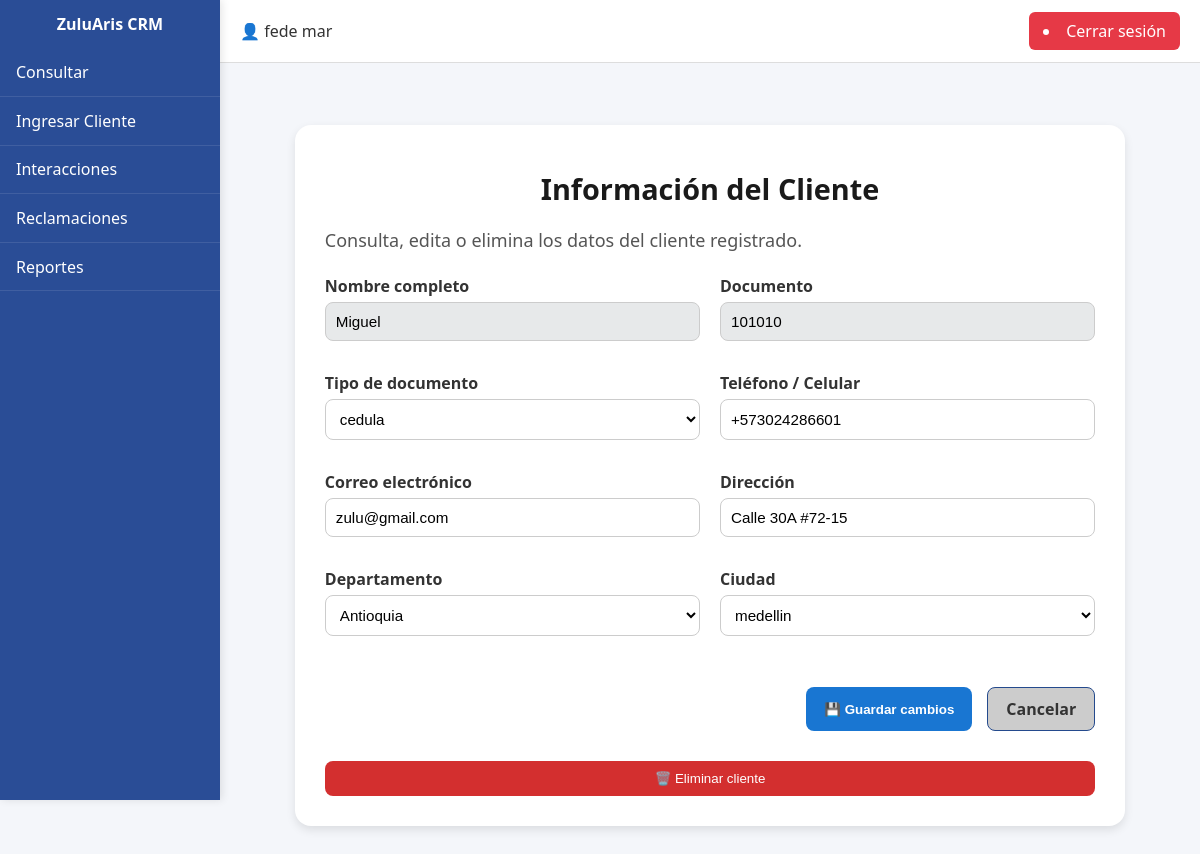
/clientes/101010/ (signed in), run on an earlier commit of the app's database.
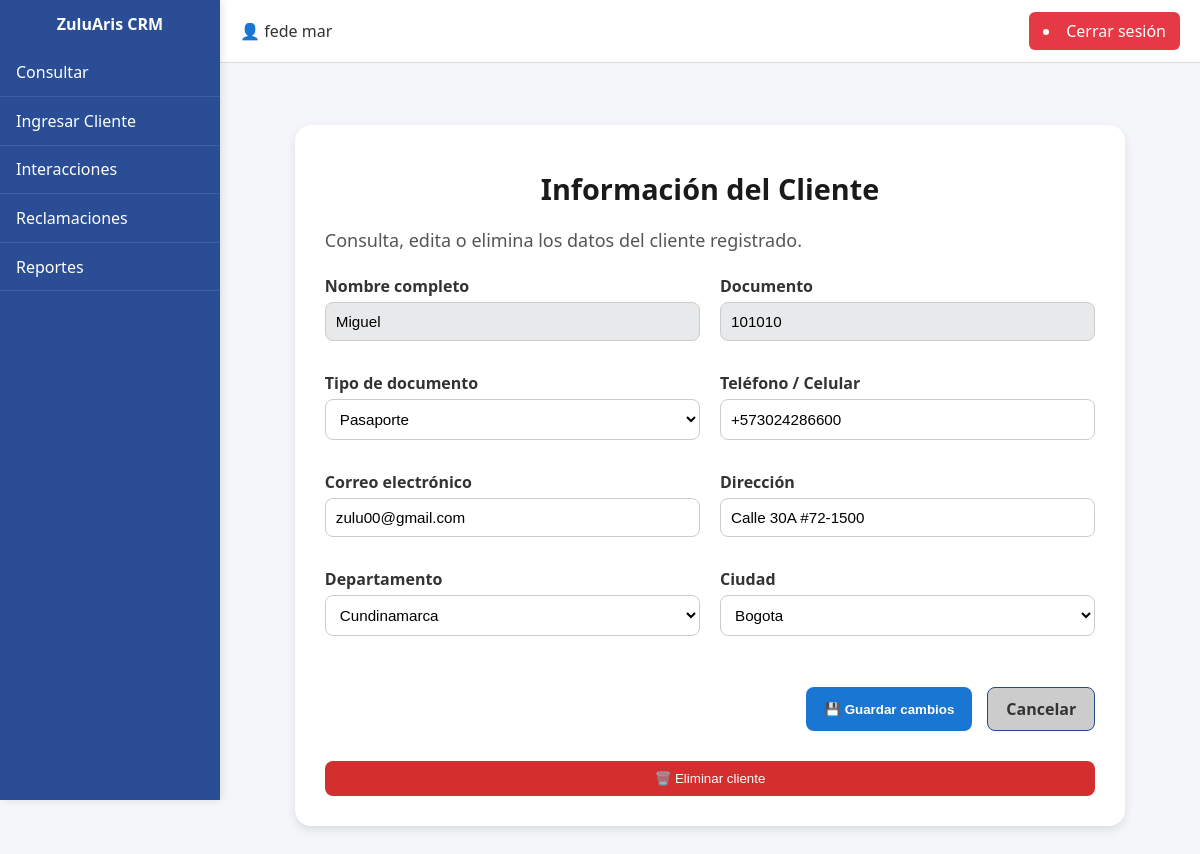
And on a later commit of the database.
### CRM/models.py (models this page shows)
class Clientes(models.Model):
    dni = models.CharField(max_length=50, primary_key=True)
    id_tipo_dni = models.ForeignKey(Tipo_DNI, on_delete=models.CASCADE)
    nombre = models.CharField(max_length=200)
    direccion = models.CharField(max_length=200, blank=True, null=True)
    id_ciudad = models.ForeignKey(Ciudades, on_delete=models.CASCADE)
    telefono = models.CharField(max_length=50, blank=True, null=True)
    celular = models.CharField(max_length=50)
    correo = models.EmailField(blank=True, null=True)
    asesor = models.ForeignKey("Usuarios", on_delete=models.SET_NULL, null=True, blank=True, related_name="clientes")
    class Meta:
        db_table = "clientes"

class Tipo_DNI(models.Model):
    id = models.AutoField(primary_key=True)
    nombre = models.CharField(max_length=50, unique=True)
    class Meta:
        db_table = "Tipo_DNI"

class Departamentos(models.Model):
    id = models.AutoField(primary_key=True)
    descripcion = models.CharField(max_length=50, unique=True)
    class Meta:
        db_table = "departamentos"

class Ciudades(models.Model):
    id = models.AutoField(primary_key=True)
    descripcion = models.CharField(max_length=50, unique=True)
    id_departamento = models.ForeignKey(Departamentos, on_delete=models.CASCADE)
    class Meta:
        db_table = "ciudades"

### CRM/views.py (the view, shortened to what this page needs)
# urls.py: path('clientes/<str:dni>/', CRM.views.detalle_cliente, name='detalle_cliente'),
def detalle_cliente(request, dni):
    if not request.user.is_authenticated:
        messages.error(request, "Debes iniciar sesión.")
        return redirect("/login")
    try:
        asesor = Usuarios.objects.get(user=request.user)
    except Usuarios.DoesNotExist:
        messages.error(request, "Tu perfil no está asociado correctamente.")
        return redirect("/")
    cliente = get_object_or_404(Clientes, dni=dni, asesor__empresa=asesor.empresa)
    poliza = Polizas.objects.filter(dni_cliente=cliente).order_by("-fecha_inicio").first()
    tipos_dni = Tipo_DNI.objects.all()
    departamentos = Departamentos.objects.all()
    ciudades = Ciudades.objects.filter(id_departamento=cliente.id_ciudad.id_departamento)
    context = {
        "cliente": cliente,
        "poliza": poliza,
        "tipos_dni": tipos_dni,
        "departamentos": departamentos,
        "ciudades": ciudades,
    }
    return render(request, "cliente_detalle.html", context)

### CRM/templates/cliente_detalle.html (shortened to what this page needs)
{% extends 'layout_panel.html' %}
{% load static %}
{% block content %}
<section class="detalle-cliente-container">
    <div class="detalle-cliente-card">
        <h2 class="titulo-seccion">Información del Cliente</h2>
        <p class="descripcion-seccion">Consulta, edita o elimina los datos del cliente registrado.</p>
        <form method="POST" class="formulario-cliente">
            <div class="grupo-doble">
                <div class="form-group">
                    <label for="nombre">Nombre completo</label>
                    <input type="text" name="nombre" id="nombre" value="{{ cliente.nombre }}" readonly style="background-color: #e7e9eaff;">
                </div>
                <div class="form-group">
                    <label for="dni">Documento</label>
                    <input type="text" name="dni" id="dni" value="{{ cliente.dni }}" readonly style="background-color: #e7e9eaff;">
                </div>
            </div>
            <div class="grupo-doble">
                <div class="form-group">
                    <label for="tipo_dni">Tipo de documento</label>
                    <select name="tipo_dni" id="tipo_dni" required>
                        {% for tipo in tipos_dni %}
                            <option value="{{ tipo.id }}" {% if cliente.id_tipo_dni.id == tipo.id %}selected{% endif %}>{{ tipo.nombre }}</option>
                        {% endfor %}
                    </select>
                </div>
                <div class="form-group">
                    <label for="telefono">Teléfono / Celular</label>
                    <input type="text" name="telefono" id="telefono" value="{{ cliente.celular }}">
                </div>
            </div>
            <div class="grupo-doble">
                <div class="form-group">
                    <label for="correo">Correo electrónico</label>
                    <input type="email" name="correo" id="correo" value="{{ cliente.correo|default:'' }}">
                </div>
                <div class="form-group">
                    <label for="direccion">Dirección</label>
                    <input type="text" name="direccion" id="direccion" value="{{ cliente.direccion|default:'' }}">
                </div>
            </div>
            <div class="grupo-doble">
                <div class="form-group">
                    <label for="departamento">Departamento</label>
                    <select name="departamento" id="departamento">
                        {% for dep in departamentos %}
                            <option value="{{ dep.id }}" {% if cliente.id_ciudad.id_departamento.id == dep.id %}selected{% endif %}>{{ dep.descripcion }}</option>
                        {% endfor %}
                    </select>
                </div>
                <div class="form-group">
                    <label for="ciudad">Ciudad</label>
                    <select name="ciudad" id="ciudad">
                        {% for c in ciudades %}
                            <option value="{{ c.id }}" {% if cliente.id_ciudad.id == c.id %}selected{% endif %}>{{ c.descripcion }}</option>
                        {% endfor %}
                    </select>
                </div>
            </div>
            <div class="acciones-formulario">
                <button type="submit" class="btn-guardar">💾 Guardar cambios</button>
                <a href="{% url 'consultar_clientes' %}" class="btn-cancelar">Cancelar</a>
            </div>
        </form>
        <form method="POST" action="{% url 'eliminar_cliente' cliente.dni %}" onsubmit="return confirm('¿Estás seguro de eliminar este cliente?')" class="form-eliminar">
            <button type="submit" class="btn-eliminar">🗑️ Eliminar cliente</button>
        </form>
    </div>
</section>
{% endblock %}

### CRM/templates/layout_panel.html (shortened to what this page needs)
{% load static %}
<!DOCTYPE html>
<html lang="es">
<head>
    {% load static %}
    <link rel="stylesheet" href="{% static 'styles/globalstyles.css' %}">
</head>
<body>
    <div class="container">
        <aside class="sidebar">
            <div class="logo">ZuluAris CRM</div>
            <nav>
                <ul>
                    <li><a href="/consultar/">Consultar</a></li>
                    <li><a href="/client_form/">Ingresar Cliente</a></li>
                    <li><a href="/interacciones/">Interacciones</a></li>
                    <li><a href="/reclamaciones/">Reclamaciones</a></li>
                    <li><a href="/reportes/">Reportes</a></li>
                </ul>
            </nav>
        </aside>
        <main class="main-content">
            <header class="navbar">
                <div class="navbar-left">
                    <span class="user">👤 {{ request.user.first_name }} {{ request.user.last_name }}</span>
                </div>
                <div class="navbar-right">
                    <li class="btn-logout">
                        <a href="/logout/">Cerrar sesión</a>
                    </li>
                </div>
            </header>
            <section class="content">
                {% block content %}
                {% endblock %}
            </section>
        </main>
    </div>
</body>
</html>

### CRM/static/styles/globalstyles.css (style rules this page uses)
body { margin: 0; font-family: 'Ubuntu', sans-serif; background-color: #f9fafb; color: #1e293b; }
a { text-decoration: none; color: inherit; }
h1, h2, h3, h4 { margin: 0.5em 0; }
p { margin-bottom: 17px; line-height: 1.6; font-size: 18px; text-align: justify; }
.form-group { display: flex; flex-direction: column; margin-bottom: 1rem; width: 100%; }
.form-group label { font-weight: 600; margin-bottom: 0.25rem; color: #1e3a8a; }
.form-group input { padding: 0.6rem; border: 1px solid #d1d5db; border-radius: 6px; transition: all 0.3s ease; }
body { margin: 0; font-family: 'Segoe UI', sans-serif; background-color: #f4f6fa; }
.container { display: flex; height: 100vh; }
.sidebar { width: 220px; background-color: #2a4d96; color: #fff; display: flex; flex-direction: column; }
.logo { font-weight: bold; text-align: center; padding: 6%; }
.sidebar nav ul { list-style: none; padding: 0; margin: 0; }
.sidebar nav ul li { border-bottom: 1px solid rgba(255, 255, 255, 0.1); }
.sidebar nav ul li a { display: block; color: #fff; padding: 0.8rem 1rem; text-decoration: none; transition: background 0.3s; }
.main-content { flex: 1; display: flex; flex-direction: column; }
.navbar { background-color: #fff; border-bottom: 1px solid #ddd; padding: 0.8rem 1.5rem; display: flex; justify-content: flex-end; align-items: center; }
.user { font-weight: 500; }
.content { padding: 2rem; }
.sidebar { background-color: #2a4d96; color: #fff; width: 220px; height: 100vh; display: flex; flex-direction: column; box-shadow: 2px 0 8px rgba(0, 0, 0, 0.1); position: fixed; top: 0; left: 0; z-index: 100; }
.main-content { margin-left: 220px; display: flex; flex-direction: column; min-height: 100vh; }
.user { font-weight: 600; color: #2a4d96; }
.grupo-doble { display: flex; gap: 1rem; }
.grupo-doble input, .grupo-doble select { flex: 1; }
.acciones-formulario { display: flex; justify-content: flex-end; gap: 1rem; margin-top: 1.2rem; }
.btn-guardar, .btn-cancelar { padding: 0.6rem 1.4rem; border: none; border-radius: 1rem; font-weight: 600; cursor: pointer; transition: all 0.3s ease; }
.btn-guardar { background-color: #244a8d; color: #fff; }
.btn-cancelar { background-color: #ffffff; color: #244a8d; border: 1px solid #244a8d; }
.titulo-seccion { color: #244a8d; text-align: center; font-weight: 600; margin-bottom: 2rem; }
form { display: flex; flex-direction: column; gap: 15px; margin-top: 15px; }
label { font-weight: 600; color: #1e3a8a; }
input { padding: 10px; border: 1px solid #cbd5e1; border-radius: 6px; font-size: 14px; background-color: #fff; transition: border 0.2s ease; }
.form-group { flex: 1; display: flex; flex-direction: column; }
input, select { padding: 10px; border: 1px solid #cbd5e1; border-radius: 6px; font-size: 14px; background-color: #fff; transition: border 0.2s ease; }
.navbar { display: flex; justify-content: space-between; align-items: center; background-color: #ffffff; padding: 12px 20px; border-bottom: 1px solid #ddd; }
.btn-logout { background-color: #e63946; color: #fff; border: none; padding: 8px 14px; border-radius: 6px; cursor: pointer; font-weight: 500; transition: background-color 0.3s ease; }
.user { font-weight: 500; color: #333; }
.detalle-cliente-container { display: flex; justify-content: center; padding: 30px; }
.detalle-cliente-card { background: #fff; padding: 30px; border-radius: 16px; box-shadow: 0 4px 10px rgba(0, 0, 0, 0.1); width: 90%; max-width: 900px; }
.titulo-seccion { font-size: 1.8em; color: #1a1a1a; margin-bottom: 10px; }
.descripcion-seccion { color: #555; margin-bottom: 20px; }
.formulario-cliente { display: flex; flex-direction: column; gap: 15px; }
.grupo-doble { display: flex; gap: 20px; }
.form-group label { font-weight: 600; margin-bottom: 5px; color: #333; }
.form-group input, .form-group select, textarea { border: 1px solid #ccc; border-radius: 8px; padding: 10px; font-size: 0.95em; transition: border 0.3s; max-height: 42px; }
.acciones-formulario { margin-top: 20px; display: flex; gap: 15px; }
.btn-guardar { background-color: #1976d2; color: white; border: none; padding: 10px 18px; border-radius: 8px; cursor: pointer; transition: background 0.3s; }
.btn-cancelar { background-color: #ccc; padding: 10px 18px; border-radius: 8px; text-decoration: none; color: #333; transition: background 0.3s; }
.btn-eliminar { background-color: #d32f2f; color: white; border: none; padding: 10px 18px; border-radius: 8px; cursor: pointer; margin-top: 15px; transition: background 0.3s; }

What changed in the data, as far as the page shows it:
changed Clientes "Miguel": tipo_dni "cedula" → "Pasaporte"; telefono "+573024286601" → "+573024286600"; correo "zulu@gmail.com" → "zulu00@gmail.com"; direccion "Calle 30A #72-15" → "Calle 30A #72-1500"; departamento "Antioquia" → "Cundinamarca"; ciudad "medellin" → "Bogota"
